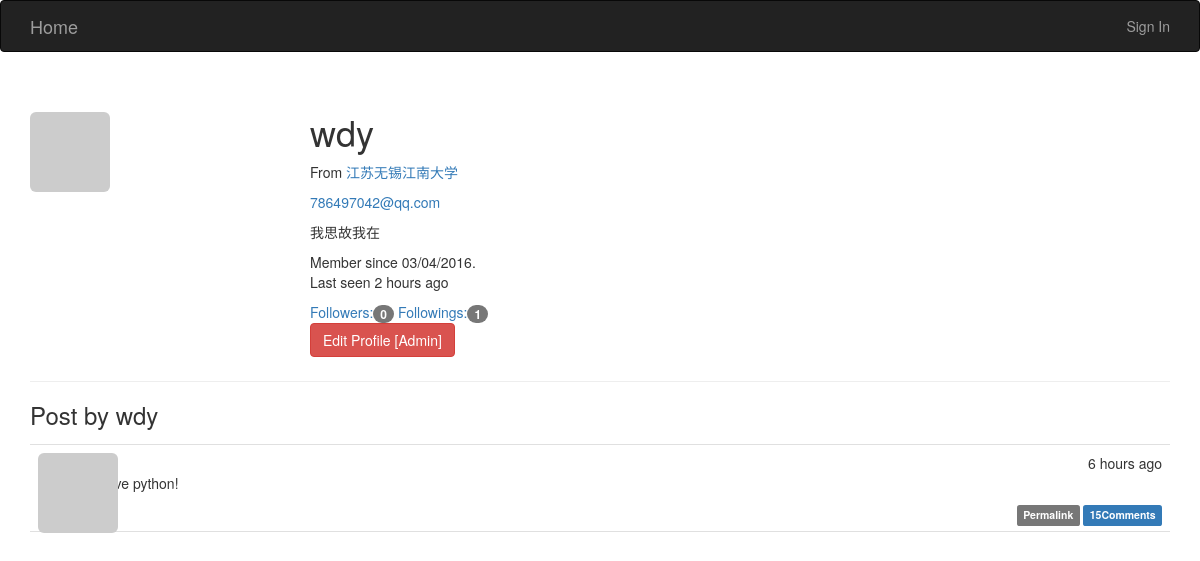
Page /user/wdy on the earlier database version.
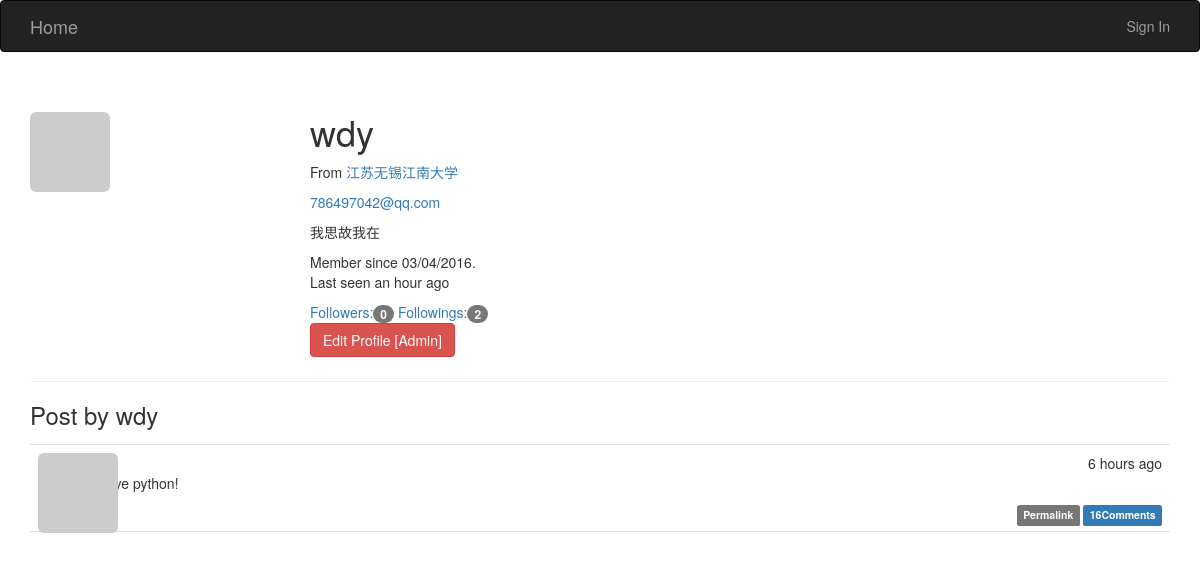
Same page on the later database version.
### flasky.py (models this page shows, shortened)
class User(UserMixin, db.Model):
    __tablename__ = 'users'
    id = db.Column(db.Integer, primary_key=True)
    email = db.Column(db.String(64), unique=True, index=True)
    username = db.Column(db.String(64), unique=True)
    password_hash = db.Column(db.String(128))
    role_id = db.Column(db.Integer, db.ForeignKey('roles.id'))
    confirmed = db.Column(db.Boolean, default=False)
    location = db.Column(db.String(64))
    about_me = db.Column(db.Text())
    member_since = db.Column(db.DateTime(), default=datetime.utcnow)
    last_seen = db.Column(db.DateTime(), default=datetime.utcnow)
    avatar_hash = db.Column(db.String(32))#email md5
    posts = db.relationship('Post', backref='author', lazy='dynamic')
    followed = db.relationship('Follow',
                               foreign_keys=[Follow.follower_id],
                               backref=db.backref('follower', lazy='joined'),
                               lazy='dynamic',
                               cascade='all, delete-orphan')
    followers = db.relationship('Follow', foreign_keys=[Follow.followed_id],
                                backref=db.backref('followed', lazy='joined'),
                                lazy='dynamic',
                                cascade='all, delete-orphan')
    comments = db.relationship('Comment', backref='author', lazy='dynamic')
    @property
    def password(self):
        raise AttributeError('password is not a readable attribute')
    def gravatar(self, size=100, default='identicon', rating='g'):
        if request.is_secure:
            url = 'https://secure.gravatar.com/avatar'
        else:
            url = 'https://www.gravatar.com/avatar'
        hash = hashlib.md5(self.email.encode('utf-8')).hexdigest()
        return '{url}/{hash}?s={size}&d={default}&r={rating}'.format(
            url=url, hash=hash, size=size, default=default, rating=rating)

class Post(db.Model):
    __tablename__ = 'posts'
    id = db.Column(db.Integer, primary_key=True)
    body = db.Column(db.Text)
    timestamp = db.Column(db.DateTime, index=True, default=datetime.utcnow)
    author_id = db.Column(db.Integer, db.ForeignKey('users.id'))
    body_html = db.Column(db.Text)
    comments = db.relationship('Comment', backref='post', lazy='dynamic')

### flasky.py (the view)
@app.route('/user/<username>')
def user(username):
    user = User.query.filter_by(username=username).first_or_404()
    posts = user.posts.order_by(Post.timestamp.desc()).all()
    return render_template('user.html', user=user, posts=posts)

### flasky.py (called while the page is built)
@app.context_processor
def inject_permissions():
    return dict(Permission=Permission)

    def can(self, permissions):
        return False

### templates/user.html (shortened to what this page needs)
{% extends "base.html" %}
{% block page_content %}
<div class="page-header">
    <img class="img-rounded profile-thumbnail" src="{{ user.gravatar(size=256) }}"
        xmlns="http://www.w3.org/1999/html">
    <div class="profile-header">
        <h1>{{ user.username }}</h1>
        <p>
            {% if user.location  %}
            From <a href="http://maps.google.com/?q={{ user.location }}">{{ user.location }}</a>
            {% endif %}
        </p>
        {% if current_user.is_administrator %}
        <p><a href="mailto:{{ user.email }}">{{ user.email }}</a></p>
        {% endif %}
        {% if user.about_me %}<p>{{ user.about_me }}</p>{% endif %}
        <p>
        Member since {{ moment(user.member_since).format('L') }}.<br/>
        Last seen {{ moment(user.last_seen).fromNow() }}
        </p>
        <a href="{{ url_for('followers', username=user.username) }}">
            Followers:<span class="badge">{{ user.followers.count() - 1 }}</span>
        </a>
        <a href="{{ url_for('followings', username=user.username) }}">
            Followings:<span class="badge">{{ user.followed.count() - 1 }}</span>
        </a>
        <p>
            {% if current_user.is_administrator %}
                <a class="btn btn-danger" href="{{ url_for('edit_profile_admin', id=user.id) }}">
                Edit Profile [Admin]
                </a>
            {% endif %}
        </p>
    </div>
 </div>
<h3>Post by {{ user.username }}</h3>
{% include "_posts.html" %}
{% endblock %}

### templates/base.html (shortened to what this page needs)
{% extends "bootstrap/base.html" %}
{% block head %}
{{ super() }}
<link rel="stylesheet" href="{{ url_for('static', filename='styles.css') }}" type="text/css">
{% endblock %}
{% block navbar %}
<div class="navbar navbar-inverse" role="navigation">
    <div class="container">
        <div class="navbar-header">
            <a class="navbar-brand" href="/">Home</a>
        </div>
        <ul class="nav navbar-nav navbar-right">
            {% if current_user.is_authenticated %}
            <li><a href="{{ url_for('logout') }}">Sign Out</a> </li>
            {% else %}
            <li><a href="{{ url_for('login') }}">Sign In</a></li>
            {% endif %}
        </ul>
    </div>
</div>
{% endblock %}
{% block content %}
<div class="container">
    {% block page_content %}{% endblock %}
</div>
{% endblock %}

### templates/_posts.html (shortened to what this page needs)
<ul class="posts">
    {% for post in posts %}
    <li class="post">
        <div class="post-thumbnail">
            <a href="{{ url_for('user', username=post.author.username) }}">
                <img class="img-rounded profile-thumbnail"
                src="{{ post.author.gravatar(size=40) }}">
            </a>
        </div>
        <div class="post-content">
            <div class="post-date">{{ moment(post.timestamp).fromNow() }}</div>
            <div class="post-author">
                <a href="{{ url_for('user', username=post.author.username) }}">
                </a>
            </div>
            <div class="post-body">
                {% if post.body_html %}
                    {{ post.body_html | safe }}
                {% else %}
                    {{ post.body }}
                {% endif %}
            </div>
            <div class="post-footer">
                <a href="{{ url_for('post', id=post.id) }}">
                    <span class="label label-default">Permalink</span>
                </a>
                <a href="{{ url_for('post', id=post.id) }}#comments">
                    <span class="label label-primary">
                        {{ post.comments.count() }}Comments
                    </span>
                </a>
            </div>
        </div>
    </li>
    {% endfor %}
</ul>

### static/styles.css (style rules this page uses)
.profile-thumbnail { position: absolute; }
.profile-header { min-height: 260px; margin-left: 280px; }
ul.posts { list-style-type: none; padding: 0px; margin: 16px 0px 0px 0px; border-top: 1px solid #e0e0e0; }
ul.posts li.post { padding: 8px; border-bottom: 1px solid #e0e0e0; }
div.post-date { float: right; }
div.post-author { font-weight: bold; }
div.post-thumbnail { position: absolute; }
div.post-content { margin-left: 48px; min-height: 48px; }
div.post-footer { text-align: right; }

Differences in the rows shown:
changed User "wdy": last_seen "2 hours ago" → "an hour ago"
computed for Post "Ｉ love python!": comments.count "15" → "16"
Other differences:
{{ user.followed.count() - 1 }}: "1" → "2"
